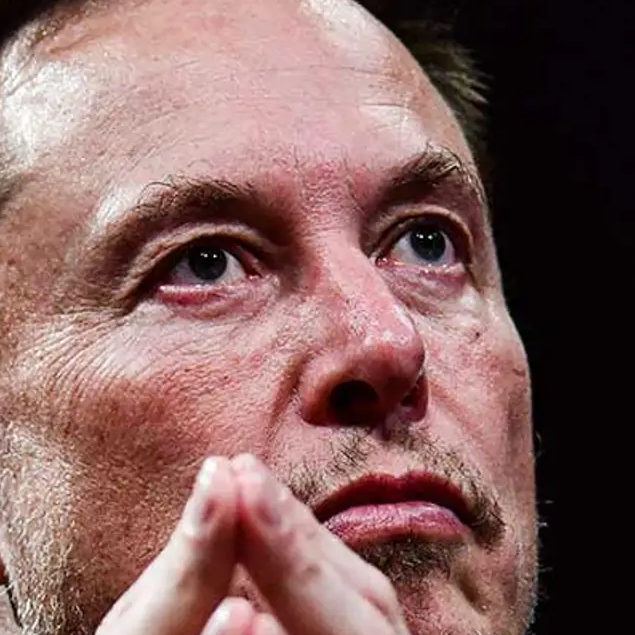
#> input picture MODEL/Dataset/cropped/elon musk/elon musk104.png, 635 x 635 px, given in place of fisayo_fosudo_364.jpg, which was not available
$ jupyter execute --allow-errors model.ipynb   (shell and % lines are left out)   (text cells are left out)
#> lines starting #> are read from the running program, lines starting #| are printed output that depends on the picture; after the words box and inside, x2 and y2 are one past the last pixel; in counts of white or black regions, pixels touching at a corner belong together; pictures that were not available may be replaced by others from this repository, and a replacement may not be noted
[cell 1]
import numpy as np
import cv2
import matplotlib
from matplotlib import pyplot as plt

[cell 2]
# import os
# print(os.path.exists('./Dataset/fisayo_fosudo/fisayo.jpg'))

[cell 3]
img=cv2.imread('./Dataset/fisayo_fosudo/fisayo_fosudo_364.jpg')
#> img is the input picture: shape (635, 635, 3); mean B, G, R 95.9, 98.8, 133.2
img.shape
#> Out = (635, 635, 3)

[cell 4]
plt.imshow(img)

[cell 5]
gray = cv2.cvtColor(img, cv2.COLOR_BGR2GRAY)
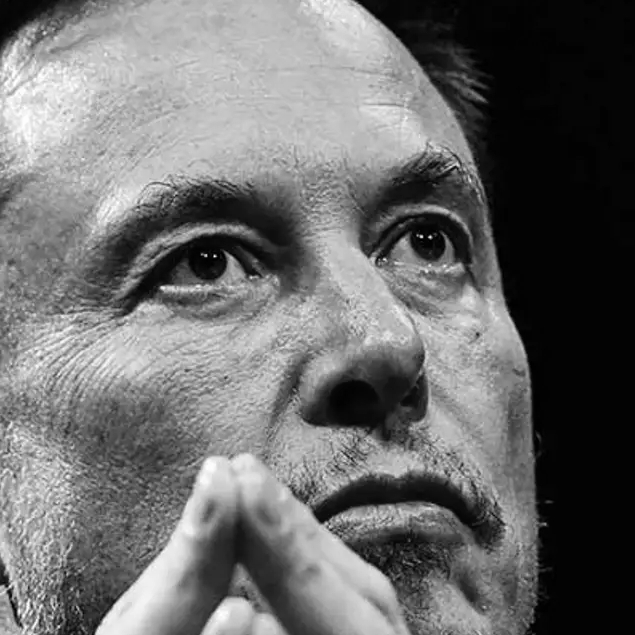
#> gray: shape (635, 635); min 0, max 255, mean 108.7
gray.shape
#> Out = (635, 635)

[cell 6]
plt.imshow(gray, cmap='gray')

[cell 7]
face_cascade = cv2.CascadeClassifier('./openCV/haarcascades/haarcascade_frontalface_default.xml')
eye_cascade = cv2.CascadeClassifier('./openCV/haarcascades/haarcascade_eye.xml')

faces = face_cascade.detectMultiScale(gray, 1.3, 5)
#> faces = [[87, 44, 504, 504]]

faces
#> Out = [[87, 44, 504, 504]]

[cell 8]
(x,y,w,h) = faces[0]
#> x = 87; y = 44; w = 504; h = 504
x,y,w,h
#> Out = (87, 44, 504, 504)

[cell 9]
face_img = cv2.rectangle(img,(x,y),(x+w,y+h),(255,0,0),2)
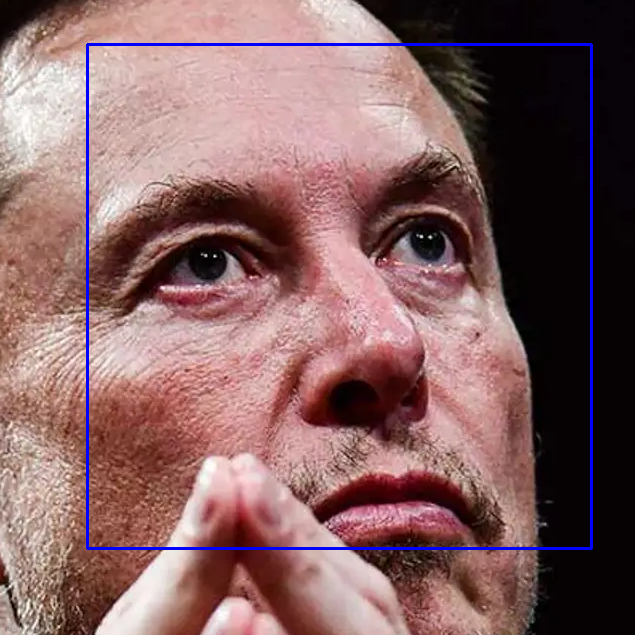
#> face_img: shape (635, 635, 3); mean B, G, R 98.5, 97.5, 131.5
plt.imshow(face_img)

[cell 10]
cv2.destroyAllWindows()
for (x,y,w,h) in faces:
    face_img = cv2.rectangle(img,(x,y),(x+w,y+h),(255,0,0),2)
    roi_gray = gray[y:y+h, x:x+w]
    roi_color = face_img[y:y+h, x:x+w]
    eyes = eye_cascade.detectMultiScale(roi_gray)
    for (ex,ey,ew,eh) in eyes:
        cv2.rectangle(roi_color,(ex,ey),(ex+ew,ey+eh),(0,255,0),2)
#> this loop made 1 pass
#> (x, y, w, h, eyes) on pass 1: (87, 44, 504, 504, [[278, 144, 112, 112], [56, 162, 126, 126]])
#> pass 1, `roi_gray = gray[y:y+h, x:x+w]`:
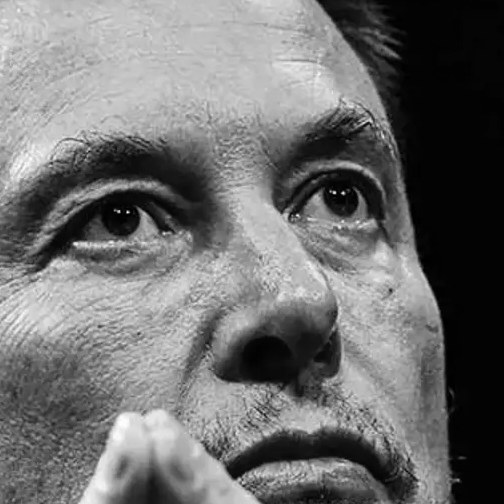
#> roi_gray: shape (504, 504); min 0, max 255, mean 110.8
#> pass 1, `roi_color = face_img[y:y+h, x:x+w]`:
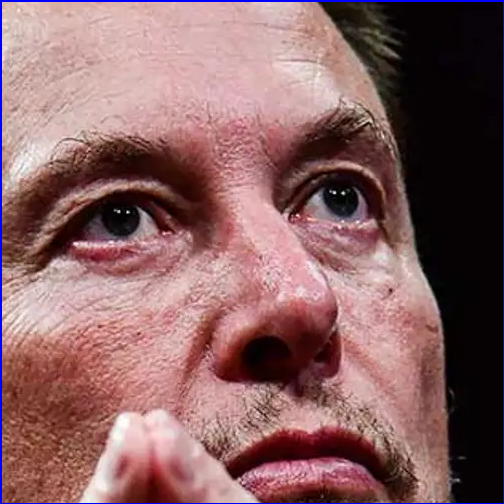
#> roi_color: shape (504, 504, 3); mean B, G, R 100, 98.3, 136.5
#> after the loop:
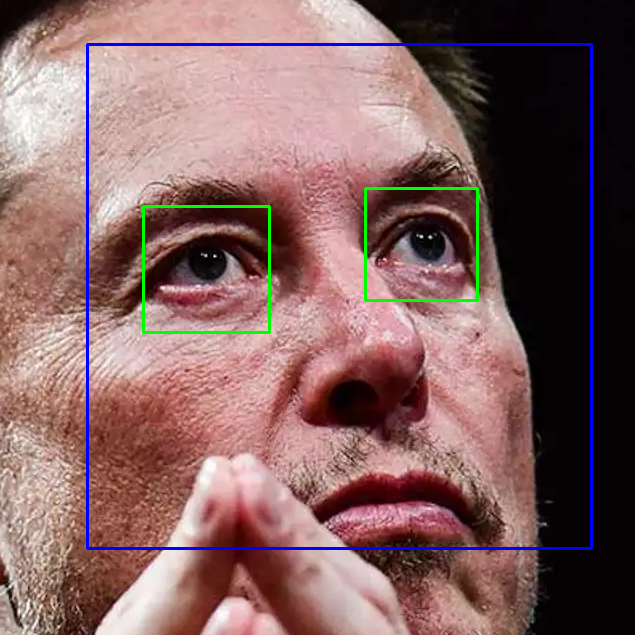
#> img: shape (635, 635, 3); 0.71% of pixels changed, all inside (x1, y1, x2, y2) = (142, 187, 479, 334)
#> after the loop:
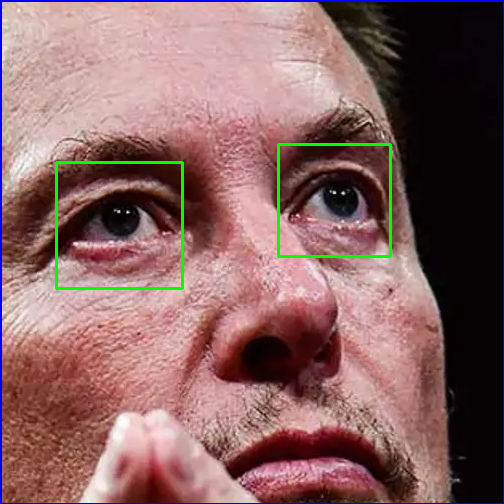
#> roi_color: shape (504, 504, 3); 1.12% of pixels changed, all inside (x1, y1, x2, y2) = (55, 143, 392, 290)


plt.figure()
plt.imshow(face_img, cmap='gray')
plt.show()

[cell 11]
plt.imshow(roi_color, cmap='gray')

[cell 12]
def get_cropped_image_if_2_eyes(image_path):
    img = cv2.imread(image_path)
    gray = cv2.cvtColor(img, cv2.COLOR_BGR2GRAY)
    faces = face_cascade.detectMultiScale(gray, 1.3, 5)
#> faces = [[87, 44, 504, 504]]
    for (x,y,w,h) in faces:
        roi_gray = gray[y:y+h, x:x+w]
        roi_color = img[y:y+h, x:x+w]
        eyes = eye_cascade.detectMultiScale(roi_gray)
        if len(eyes) >= 2:
            return roi_color

[cell 13]
# original_image = cv2.imread('./Dataset/fisayo_fosudo/fisayo_fosudo_264.jpg')
# plt.imshow(original_image)

[cell 14]
cropped_image = get_cropped_image_if_2_eyes('./Dataset/fisayo_fosudo/fisayo_fosudo_364.jpg')
plt.imshow(cropped_image)

[cell 15]
path_to_data = "./Dataset/"
path_to_cr_data = "./Dataset/cropped/"

[cell 16]
import os
img_dirs = []
for entry in os.scandir(path_to_data):
    if entry.is_dir():
        img_dirs.append(entry.path)

[cell 17]
img_dirs

[cell 18]
# import os

# def rename_pictures(folder_path, new_name_prefix="image", start_number=1):
#     """
#     Rename all picture files in a folder with a consistent naming pattern.

#     Parameters:
#         folder_path: Path to the folder containing images
#         new_name_prefix: Base name for renamed files (e.g., "image" -> image_001.jpg)
#         start_number: Starting number for the sequence
#     """

#     # Common image extensions
#     image_extensions = ('.jpg', '.jpeg', '.png', '.gif', '.bmp', '.tiff', '.webp')

#     # Get all image files
#     files = [f for f in os.listdir(folder_path)
#              if f.lower().endswith(image_extensions)]
#     files.sort()  # Sort to maintain order

#     renamed_count = 0

#     for i, filename in enumerate(files, start=start_number):
#         # Get original file extension (preserve case or lowercase it)
#         old_path = os.path.join(folder_path, filename)
#         ext = os.path.splitext(filename)[1].lower()

#         # Create new filename: e.g., image_001.jpg
#         new_filename = f"{new_name_prefix}_{i:03d}{ext}"
#         new_path = os.path.join(folder_path, new_filename)

#         # Handle name collisions
#         while os.path.exists(new_path):
#             i += 1
#             new_filename = f"{new_name_prefix}_{i:03d}{ext}"
#             new_path = os.path.join(folder_path, new_filename)

#         os.rename(old_path, new_path)
#         print(f"Renamed: {filename} -> {new_filename}")
#         renamed_count += 1

#     print(f"\nDone! Renamed {renamed_count} files.")

# # Example usage:
# # rename_pictures("./MODEL/Dataset/fisayo_fosudo", new_name_prefix="fisayo", start_number=1)

[cell 19]
# [9 lines of commented-out code are left out]

[cell 20]
import shutil
if os.path.exists(path_to_cr_data):
     shutil.rmtree(path_to_cr_data)
os.mkdir(path_to_cr_data)

[cell 21]
cropped_image_dirs = []
celebrity_file_names_dict = {}

for img_dir in img_dirs:
    count = 1
    celebrity_name = img_dir.split('/')[-1]
    print(celebrity_name)

    celebrity_file_names_dict[celebrity_name] = []

    for entry in os.scandir(img_dir):
        roi_color = get_cropped_image_if_2_eyes(entry.path)
#> call 2 of get_cropped_image_if_2_eyes, with image_path = './Dataset/cropped/elon musk'
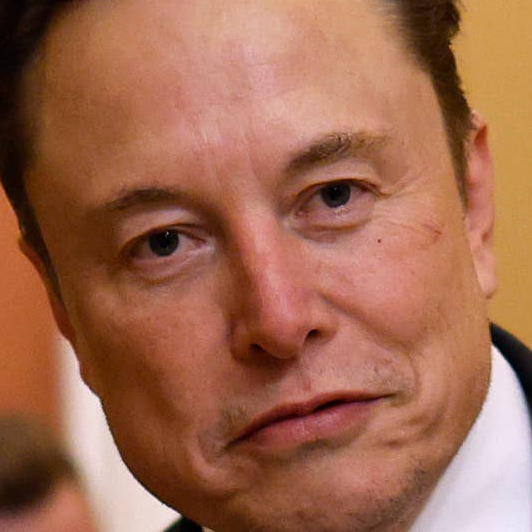
#> input picture MODEL/Dataset/cropped/elon musk/elon musk108.png, 532 x 532 px, given in place of elon musk, which was not available
#> in get_cropped_image_if_2_eyes, img is the input picture: shape (532, 532, 3); mean B, G, R 79.8, 104.8, 160.2
#> in get_cropped_image_if_2_eyes (call 2), `gray = cv2.cvtColor(img, cv2.COLOR_BGR2GRAY)`:
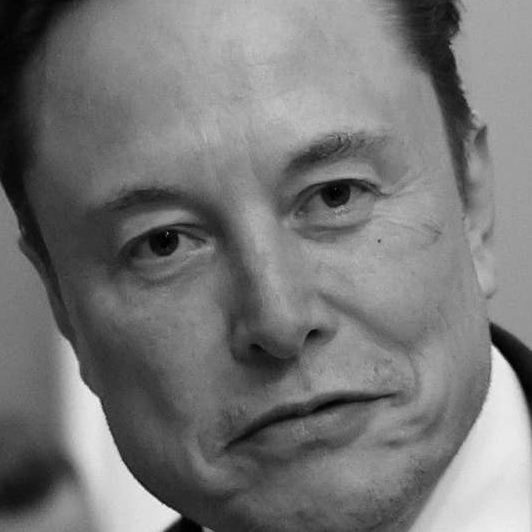
#> gray: shape (532, 532); min 0, max 241, mean 118.5
#> in get_cropped_image_if_2_eyes (call 2), `faces = face_cascade.detectMultiScale(gray, 1.3, 5)`: faces = ()
        if roi_color is not None:
            cropped_folder = path_to_cr_data + celebrity_name

            if not os.path.exists(cropped_folder):
                os.makedirs(cropped_folder)
                cropped_image_dirs.append(cropped_folder)
                print("Generating cropped images in folder: ",cropped_folder)


            cropped_file_name = celebrity_name + str(count) + ".png"
            cropped_file_path = cropped_folder + "/" + cropped_file_name

            cv2.imwrite(cropped_file_path, roi_color)
            celebrity_file_names_dict[celebrity_name].append(cropped_file_path)
            count += 1

[cell 22]
cropped_file_name = celebrity_name + str(count) + ".png"
#> (the rest of this cell did not finish here and is left out)

[cell 23]
# import numpy as np
import pywt
# import cv2

def w2d(img, mode='haar', level=1):
#> called with mode = 'db1', level = 5
    imArray = img
    #Datatype conversions
    #convert to grayscale
    imArray = cv2.cvtColor( imArray,cv2.COLOR_RGB2GRAY )
    #convert to float
    imArray =  np.float32(imArray)
    imArray /= 255;
    # compute coefficients
    coeffs=pywt.wavedec2(imArray, mode, level=level)

    #Process Coefficients
    coeffs_H=list(coeffs)
    coeffs_H[0] *= 0;

    # reconstruction
    imArray_H=pywt.waverec2(coeffs_H, mode);
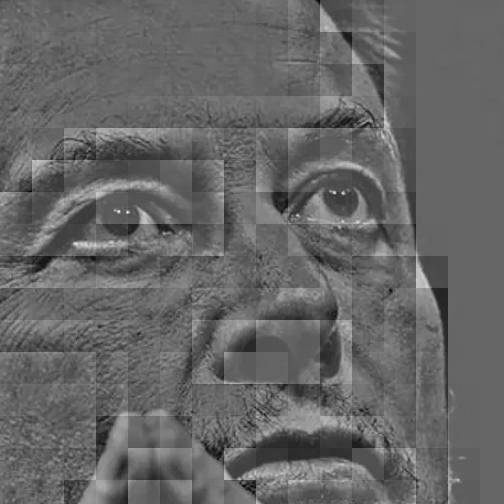
#> imArray_H: shape (504, 504) float32; min -0.6, max 0.895, mean 0.000268; drawn with min black and max white
    imArray_H *= 255;
    imArray_H =  np.uint8(imArray_H)
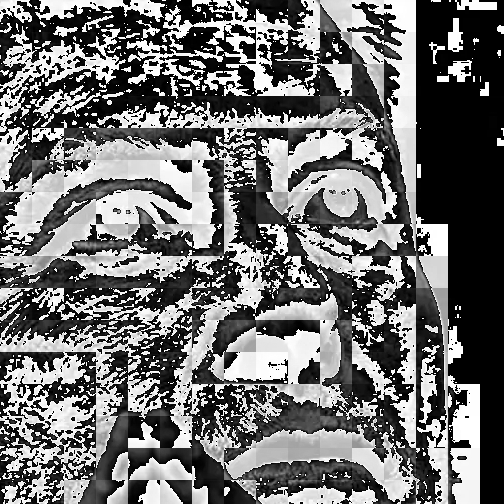
#> imArray_H: shape (504, 504); min 0, max 255, mean 111.9

    return imArray_H

[cell 24]
im_har = w2d(cropped_image,'db1',5)
plt.imshow(im_har, cmap='gray')

[cell 25]
class_dict = {}
count = 0
for celebrity_name in celebrity_file_names_dict.keys():
    class_dict[celebrity_name] = count
    count = count + 1
class_dict
